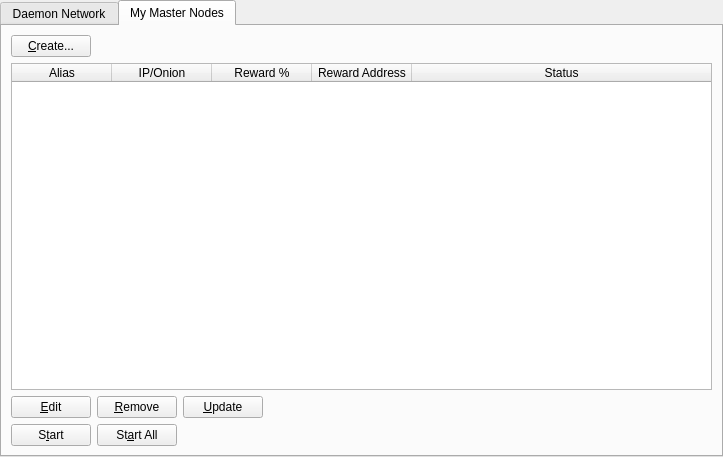
<?xml version="1.0" encoding="UTF-8"?>
<ui version="4.0">
 <class>MasternodeManager</class>
 <widget class="QWidget" name="MasternodeManager">
  <property name="geometry">
   <rect>
    <x>0</x>
    <y>0</y>
    <width>723</width>
    <height>457</height>
   </rect>
  </property>
  <property name="windowTitle">
   <string>Form</string>
  </property>
  <layout class="QVBoxLayout" name="topLayout">
   <property name="leftMargin">
    <number>0</number>
   </property>
   <property name="topMargin">
    <number>0</number>
   </property>
   <property name="rightMargin">
    <number>0</number>
   </property>
   <property name="bottomMargin">
    <number>0</number>
   </property>
   <item>
    <layout class="QVBoxLayout" name="verticalLayout">
     <property name="bottomMargin">
      <number>0</number>
     </property>
     <item>
      <widget class="QTabWidget" name="tabWidget">
       <property name="currentIndex">
        <number>1</number>
       </property>
       <widget class="QWidget" name="tab">
        <attribute name="title">
         <string>Daemon Network</string>
        </attribute>
        <layout class="QGridLayout" name="gridLayout">
         <item row="1" column="0">
          <widget class="QTableWidget" name="tableWidgetMasternodes">
           <property name="editTriggers">
            <set>QAbstractItemView::NoEditTriggers</set>
           </property>
           <property name="alternatingRowColors">
            <bool>true</bool>
           </property>
           <property name="selectionBehavior">
            <enum>QAbstractItemView::SelectRows</enum>
           </property>
           <property name="sortingEnabled">
            <bool>true</bool>
           </property>
           <attribute name="horizontalHeaderStretchLastSection">
            <bool>true</bool>
           </attribute>
           <column>
            <property name="text">
             <string>Address</string>
            </property>
           </column>
           <column>
            <property name="text">
             <string>Protocol</string>
            </property>
           </column>
           <column>
            <property name="text">
             <string>Active</string>
            </property>
           </column>
           <column>
            <property name="text">
             <string>Active (secs)</string>
            </property>
           </column>
           <column>
            <property name="text">
             <string>Last Seen</string>
            </property>
           </column>
           <column>
            <property name="text">
             <string>Pubkey</string>
            </property>
           </column>
          </widget>
         </item>
         <item row="0" column="0">
          <layout class="QHBoxLayout" name="horizontalLayout_3">
           <property name="bottomMargin">
            <number>0</number>
           </property>
           <item>
            <widget class="QLabel" name="label_2">
             <property name="text">
              <string>Daemon Node Count:</string>
             </property>
            </widget>
           </item>
           <item>
            <widget class="QLabel" name="countLabel">
             <property name="text">
              <string>0</string>
             </property>
            </widget>
           </item>
           <item>
            <spacer name="horizontalSpacer_3">
             <property name="orientation">
              <enum>Qt::Horizontal</enum>
             </property>
             <property name="sizeHint" stdset="0">
              <size>
               <width>40</width>
               <height>20</height>
              </size>
             </property>
            </spacer>
           </item>
          </layout>
         </item>
        </layout>
       </widget>
       <widget class="QWidget" name="tab_2">
        <attribute name="title">
         <string>My Master Nodes</string>
        </attribute>
        <layout class="QGridLayout" name="gridLayout_2">
         <item row="0" column="0">
          <layout class="QVBoxLayout" name="verticalLayout_2">
           <property name="bottomMargin">
            <number>0</number>
           </property>
           <item>
            <layout class="QHBoxLayout" name="horizontalLayout">
             <item>
              <widget class="QPushButton" name="createButton">
               <property name="text">
                <string>&amp;Create...</string>
               </property>
              </widget>
             </item>
             <item>
              <spacer name="horizontalSpacer">
               <property name="orientation">
                <enum>Qt::Horizontal</enum>
               </property>
               <property name="sizeHint" stdset="0">
                <size>
                 <width>40</width>
                 <height>20</height>
                </size>
               </property>
              </spacer>
             </item>
            </layout>
           </item>
           <item>
            <widget class="QTableWidget" name="tableWidget_2">
             <property name="minimumSize">
              <size>
               <width>695</width>
               <height>0</height>
              </size>
             </property>
             <property name="editTriggers">
              <set>QAbstractItemView::NoEditTriggers</set>
             </property>
             <property name="alternatingRowColors">
              <bool>true</bool>
             </property>
             <property name="selectionMode">
              <enum>QAbstractItemView::SingleSelection</enum>
             </property>
             <property name="selectionBehavior">
              <enum>QAbstractItemView::SelectRows</enum>
             </property>
             <attribute name="horizontalHeaderStretchLastSection">
              <bool>true</bool>
             </attribute>
             <column>
              <property name="text">
               <string>Alias</string>
              </property>
             </column>
             <column>
              <property name="text">
               <string>IP/Onion</string>
              </property>
             </column>
             <column>
              <property name="text">
               <string>Reward %</string>
              </property>
             </column>
             <column>
              <property name="text">
               <string>Reward Address</string>
              </property>
             </column>
             <column>
              <property name="text">
               <string>Status</string>
              </property>
             </column>
            </widget>
           </item>
           <item>
            <layout class="QHBoxLayout" name="horizontalLayout_2">
             <property name="bottomMargin">
              <number>0</number>
             </property>
             <item>
              <widget class="QPushButton" name="editButton">
               <property name="text">
                <string>&amp;Edit</string>
               </property>
              </widget>
             </item>
             <item>
              <widget class="QPushButton" name="removeButton">
               <property name="text">
                <string>&amp;Remove</string>
               </property>
              </widget>
             </item>
             <item>
              <widget class="QPushButton" name="UpdateButton">
               <property name="text">
                <string>&amp;Update</string>
               </property>
              </widget>
             </item>
             <item>
              <spacer name="horizontalSpacer_2">
               <property name="orientation">
                <enum>Qt::Horizontal</enum>
               </property>
               <property name="sizeHint" stdset="0">
                <size>
                 <width>40</width>
                 <height>20</height>
                </size>
               </property>
              </spacer>
             </item>
            </layout>
           </item>
           <item>
            <layout class="QHBoxLayout" name="horizontalLayout_4">
             <property name="bottomMargin">
              <number>0</number>
             </property>
            </layout>
           </item>
           <item>
            <layout class="QHBoxLayout" name="horizontalLayout_5">
             <property name="bottomMargin">
              <number>0</number>
             </property>
             <item>
              <widget class="QPushButton" name="startButton">
               <property name="text">
                <string>S&amp;tart</string>
               </property>
              </widget>
             </item>
             <item>
              <widget class="QPushButton" name="startAllButton">
               <property name="text">
                <string>St&amp;art All</string>
               </property>
              </widget>
             </item>
             <item>
              <spacer name="horizontalSpacer_5">
               <property name="orientation">
                <enum>Qt::Horizontal</enum>
               </property>
               <property name="sizeHint" stdset="0">
                <size>
                 <width>40</width>
                 <height>20</height>
                </size>
               </property>
              </spacer>
             </item>
            </layout>
           </item>
          </layout>
         </item>
        </layout>
       </widget>
      </widget>
     </item>
    </layout>
   </item>
  </layout>
 </widget>
 <resources/>
 <connections/>
</ui>
